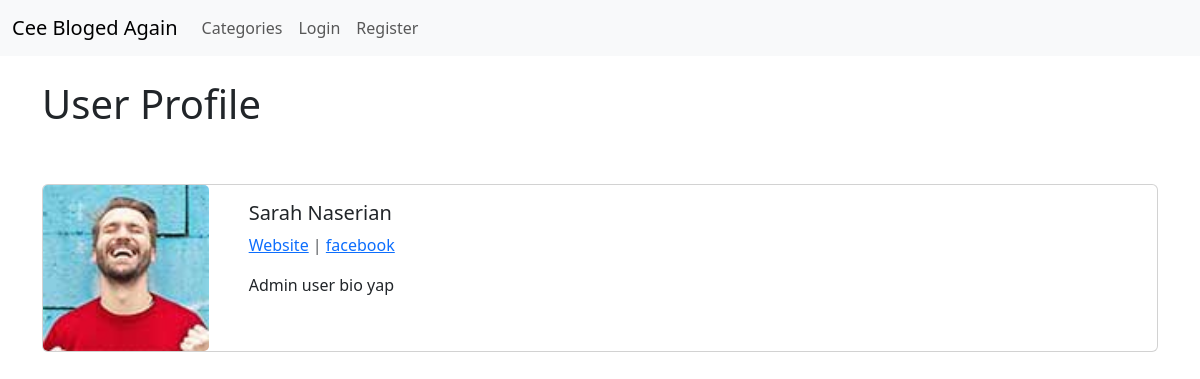
/members/1/profile/, run on the app's committed database.
### blog_cee/models.py (models this page shows, shortened)
class Profile(models.Model):
    user = models.OneToOneField(User, null=True,on_delete=models.CASCADE)
    bio = models.TextField()
    profile_pic = models.ImageField(null=True,blank=True,upload_to="images/profile/")
    website_url = models.CharField(max_length=255,null=True,blank=True)
    twitter_url = models.CharField(max_length=255,null=True,blank=True)
    instagram_url = models.CharField(max_length=255,null=True,blank=True)
    linkedin_url = models.CharField(max_length=255,null=True,blank=True)
    facebook_url = models.CharField(max_length=255,null=True,blank=True)

### members/views.py (the view)
# urls.py: path('<int:pk>/profile/',ShowProfilePageView.as_view(), name='show_profile_page'),
class ShowProfilePageView(DetailView):
    model = Profile
    template_name = 'registration/user_profile.html'
    def get_context_data(self,*args, **kwargs):
        context = super(ShowProfilePageView,self).get_context_data(*args, **kwargs)
        page_user = get_object_or_404(Profile, id=self.kwargs['pk'])
        context["page_user"]= page_user
        return context

### members/templates/registration/user_profile.html (shortened to what this page needs)
{% extends 'base_new.html' %}
{% load static %}
{% block content %}
<h1>User Profile</h1>
<br> <br>
<div class="card mb-3" >
    <div class="row no-gutters">
      <div class="col-md-2">
        {% if page_user.profile_pic %}
            <img src="{{page_user.profile_pic.url}}" class="card-img" alt="...">
        {% else %}
        <img src="{% static 'blog/images/default-user.jpg' %}" class="card-img" alt="...">
        {% endif %}
    </div>
      <div class="col-md-10">
        <div class="card-body">
          <h5 class="card-title">{{ page_user.user.first_name}} {{ page_user.user.last_name}}</h5>
          <p class="card-text text-muted">
            {% if page_user.website_url  %}
                <a  target="_blank" href="{{page_user.website_url}}">Website</a>
            {% endif %}
            {% if page_user.facebook_url  %}
                 | <a target="_blank" href="{{page_user.facebook_url}}">facebook</a>
            {% endif %}
        </p>
          <p class="card-text">{{page_user.bio}}</p>
        </div>
      </div>
    </div>
  </div>
{% endblock %}

### data on the page
Profile: profile_pic (picture), user.first_name "Sarah", user.last_name "Naserian", bio "Admin user bio yap"
